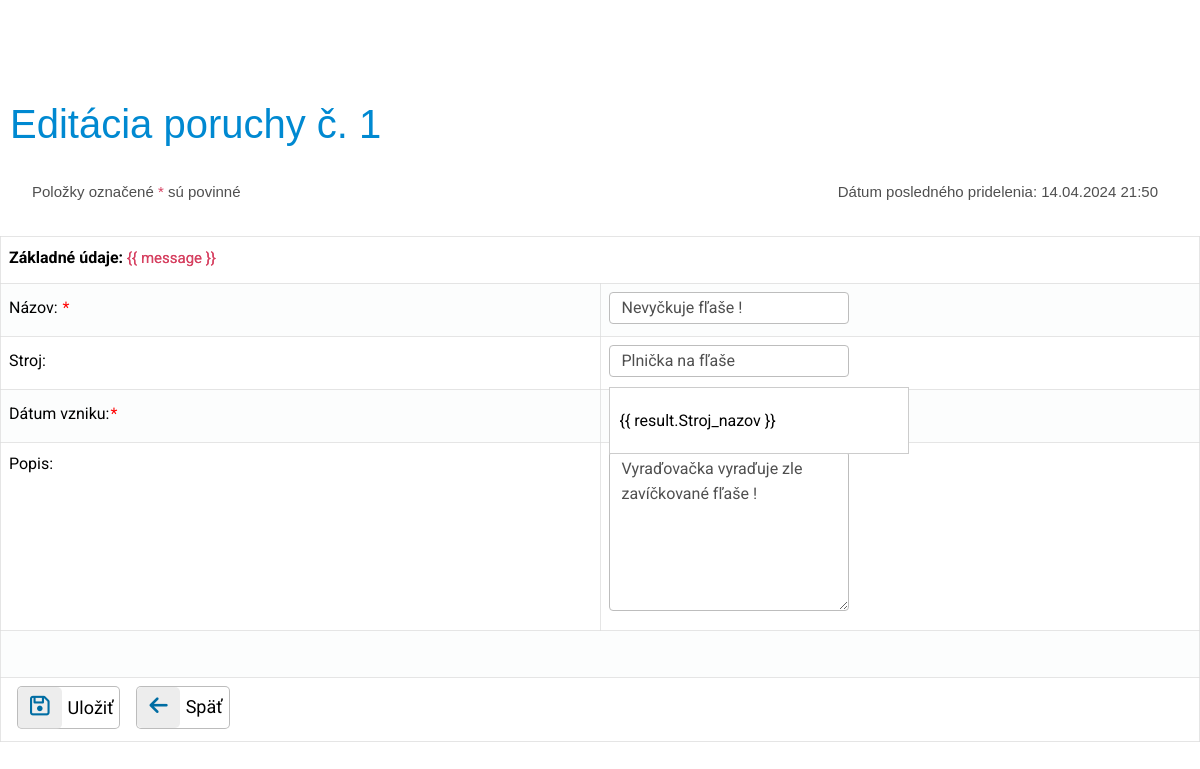
Before: /src/form/porucha.php?PoruchaID=1 (signed in) with the older database file.
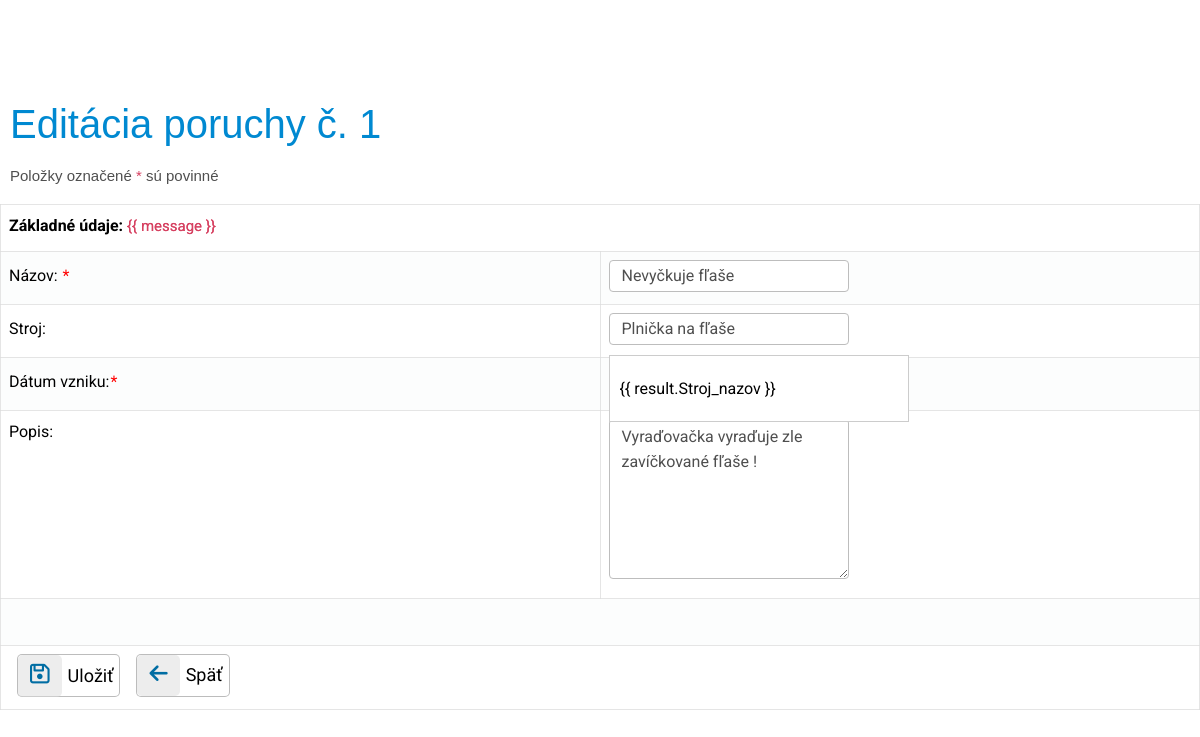
After: the same page with the newer database file.
### tables this page shows
CREATE TABLE `porucha` (
  `Por_nazov` varchar(50) NOT NULL,
  `Por_popis` varchar(100) DEFAULT NULL,
  `Por_stav` int(11) NOT NULL,
  `Por_datum_vzniku` datetime NOT NULL,
  `Por_datum_pridelenia` datetime DEFAULT NULL,
  `PoruchaID` int(10) UNSIGNED NOT NULL,
  `StrojID` int(10) UNSIGNED DEFAULT NULL,
  `PouzivatelID` int(10) UNSIGNED DEFAULT NULL
);

CREATE TABLE `stroj` (
  `Stroj_nazov` varchar(50) NOT NULL,
  `Stroj_popis` varchar(100) DEFAULT NULL,
  `Stroj_vyrobca` varchar(30) NOT NULL,
  `Stroj_umiestnenie` varchar(30) NOT NULL,
  `Stroj_datum_vyroby` date DEFAULT NULL,
  `Stroj_vyrobne_cislo` varchar(20) NOT NULL,
  `Stroj_evidencne_cislo` varchar(20) NOT NULL,
  `Stroj_datum_prevzatia` date DEFAULT NULL,
  `Stroj_zarucna_doba` int(11) DEFAULT NULL,
  `StrojID` int(10) UNSIGNED NOT NULL,
  `DodavatelID` int(10) UNSIGNED DEFAULT NULL
);

### lib.php (called while the page is built, shortened)
<?php
function strip_tags_html($input) {
	$input = strip_tags($input);
	$input = htmlspecialchars($input);
	return $input;
}
?>

### src/form/porucha.php (the view, shortened to what the changed rows need)
<!DOCTYPE html>
<html>
<head>
    <?php include_once '../partials/head.php';
    include_once "../../lib.php";
    include '../auth/login.php';
    ?>
</head>
<body>
<?php
mysqli_set_charset($dblink, "utf8mb4");
$PoruchaID=mysqli_real_escape_string($dblink,strip_tags_html($_GET["PoruchaID"]));
$PoruchaID=intval($PoruchaID);
if($PoruchaID)
{
    $zobrazit=strip_tags_html($_GET["zobrazit"]);
    $sql="select * from porucha p LEFT JOIN zamestnanec z ON p.PouzivatelID = z.PouzivatelID LEFT JOIN stroj s ON p.StrojID = s.StrojID WHERE p.PoruchaID = $PoruchaID";
    if($zobrazit)
    {
        $akcia="preview";
        $nadpis = "Porucha č. ".$PoruchaID;
    }
    else
    {
        $akcia = "update";
        $nadpis = "Editácia poruchy č. ".$PoruchaID;
    }
    $vysledok = mysqli_query($dblink,$sql);
    $riadok = mysqli_fetch_assoc($vysledok);
    $Por_nazov = strip_tags_html($riadok["Por_nazov"]);
    $Por_popis = strip_tags_html($riadok["Por_popis"]);
    $Por_datum_pridelenia = strip_tags_html($riadok["Por_datum_pridelenia"]);
    $Stroj_nazov = strip_tags_html($riadok["Stroj_nazov"]);
    if($Por_datum_pridelenia == "0000-00-00 00:00:00") $Por_datum_pridelenia = "";
    else $Por_datum_pridelenia = date("d.m.Y H:i", strtotime($Por_datum_pridelenia));
}
?>
<h1><?php echo $nadpis; ?></h1>
<p>
<form id ="myapp_form" action="../zmena/zmena_poruchy.php" method="POST" onsubmit="return app.strojChecked">
    <?php if($Por_datum_pridelenia): ?>
        <div class="container d-flex align-items-center">
            <p class="oznam text-grey text-start" style="margin-left:-0.625rem!important;">Položky označené <span class="red bold">*</span> sú povinné</p>
            <p class="oznam text-grey text-end " style="margin-left:2rem !important;">Dátum posledného pridelenia: <?php echo $Por_datum_pridelenia;?></p>
        </div>
    <?php else: ?>
        <p class="oznam text-grey text-start">Položky označené <span class="red bold">*</span> sú povinné</p>
    <?php endif; ?>
    <table class="zoznam">
        <tr><td colspan="2"><b>Základné údaje: </b><span class="cervene" v-if="message" >{{ message }}</span></td></tr>
        <tr><td>Názov: <span class="hviezdicka">*</span></td><td style="width:50%;"><input required type="text" class="form-control" name="Por_nazov" value="<?php echo $Por_nazov;?>" <?php echo disabled($akcia);?>/></td></tr>
        <tr><td>Stroj:</td>
            <td>
                <ul>
                    <div>
                        <input
                                class="form-control"
                                type="text"
                                name="Stroj_nazov"
                                v-model="searchInput"
                                placeholder="Vyberte stroj"
                                autocomplete="off"
                                @focus="showResults = true"
                                @blur="showResults = false"
                                @change="checkStroj()"
                                @keydown.down.prevent="moveSelection(1)"
                                @keydown.up.prevent="moveSelection(-1)"
                                @keydown.enter.prevent="selectMachine(filteredMachine[selectedIndex].Stroj_nazov,filteredMachine[selectedIndex].StrojID)"
                                value="<?php echo $Stroj_nazov;?>"
                                <?php echo disabled($akcia);?>
                        />
                        <div class="results zoznam_pozicii" v-if="showResults && filteredMachine.length > 0">
                            <ul>
                            </ul>
                        </div>
                    </div>
                </ul>
            </td>
        </tr>
        <tr></tr>
        <tr><td style = "vertical-align:top !important;">Popis:</td><td><textarea type="text" class="form-control" name="Por_popis" <?php echo disabled($akcia); ?>><?php echo $Por_popis;?></textarea></td></tr>
         <tr><td colspan="2"><br></td></tr>
        <tr></tr>
    </table>
</form>
</p>
</body>
</html>

Changed rows visible on the page:
changed porucha "Vyraďovačka vyraďuje zle zavíčkované fľaše !": Por_nazov "Nevyčkuje fľaše !" → "Nevyčkuje fľaše"; Por_datum_pridelenia "14.04.2024 21:50" → (not shown)
Other visible differences:
text no longer shown: "Dátum posledného pridelenia:"
